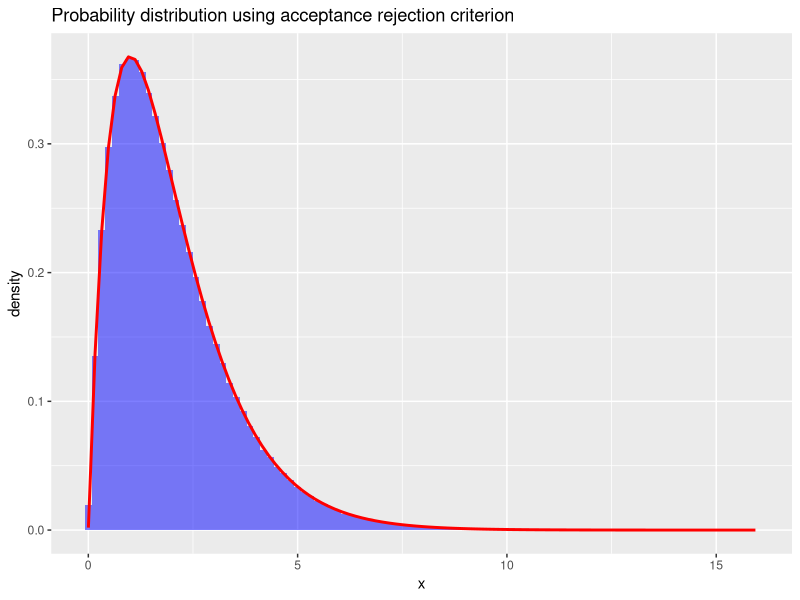

Recreate this plot in R.
set.seed(0328)
c = 4/exp(1)
checkValue = function(){
  x = 0
  while(TRUE){
    x = rexp(1,.5)
    u = runif(1)
    if (u <= x*exp(-x)/(c*.5*exp(-.5*x))){
      break
    }
  }
  return(x)
}


start = Sys.time()

X = replicate(10^6,checkValue())

end = Sys.time()

end-start

library(ggplot2)
ggplot(data.frame(x = X),aes(x = x)) + 
  geom_histogram(bins = 100,aes(y = ..density..),fill = "blue",alpha = .5) +
  geom_function(fun = function(x){x*exp(-x)},color = "red",size = 1) +
  labs(title = "Probability distribution using acceptance rejection criterion")


